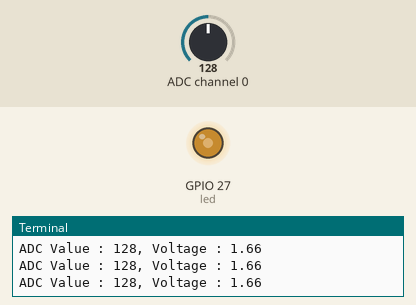
The program below on a simulated Raspberry Pi (BCM pin numbers). Shown: output pins drawn as LEDs (lit = HIGH), the last lines printed to the terminal. The inputs (shaded band) are chosen by the test bench; at power-on: ADC channel 0 = 128 (analog values on the 0–255 scale).

Above: at 1.2 s.
1.3 s: ADC channel 0 set to 178
At 2.5 s:
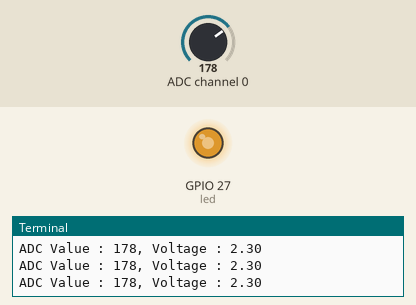
2.8 s: ADC channel 0 set to 224
At 3.8 s:
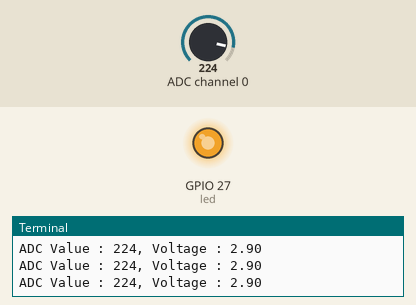
4.3 s: ADC channel 0 set to 30
At 4.8 s:
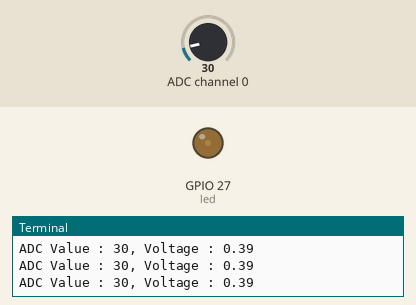
5.8 s: ADC channel 0 set to 0
At 6.2 s:
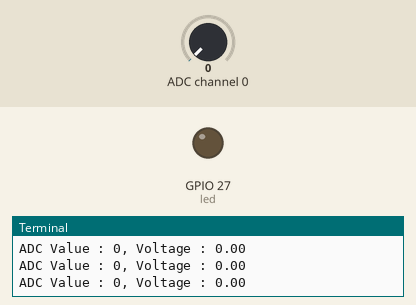
Timing chart, 0 to 8.3 s (numbered marks = the images above; inputs shaded):
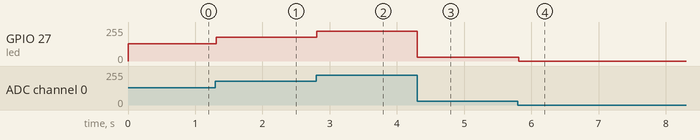

The program:

photoresistor.py
```python
from gpiozero import PWMLED
import time
from ADCDevice import *

ledPin = 27 # define ledPin
led = PWMLED(ledPin)
adc = ADCDevice() # Define an ADCDevice class object

def setup():
	global adc
	if(adc.detectI2C(0x48)): # Detect the pcf8591.
		adc = PCF8591()
	elif(adc.detectI2C(0x4b)): # Detect the ads7830
		adc = ADS7830()
	else:
		print("No correct I2C address found, \n"
		"Please use command 'i2cdetect -y 1' to check the I2C address! \n"
		"Program Exit. \n");
		exit(-1)

def loop():
	while True:
		value = adc.analogRead(0)# read the ADC value of channel 0
		led.value = value / 255.0# Mapping to PWM duty cycle
		voltage = value / 255.0 * 3.3
		print ('ADC Value : %d, Voltage : %.2f'%(value,voltage))
		time.sleep(0.01)

def destroy():
	led.close()
	adc.close()

if __name__ == '__main__': # Program entrance
	print ('Program is starting ... ')
	setup()
	try:
		loop()
	except KeyboardInterrupt:
		destroy()
		print("Ending program")
```

Measured:
- after the input at 1.3 s, GPIO 27 (led): 128/255 → 178/255 at once
- after the input at 2.8 s, GPIO 27 (led): 178/255 → 224/255 at once
- after the input at 4.3 s, GPIO 27 (led): 224/255 → 30/255 at once
- after the input at 5.8 s, GPIO 27 (led): 30/255 → 0/255 at once
